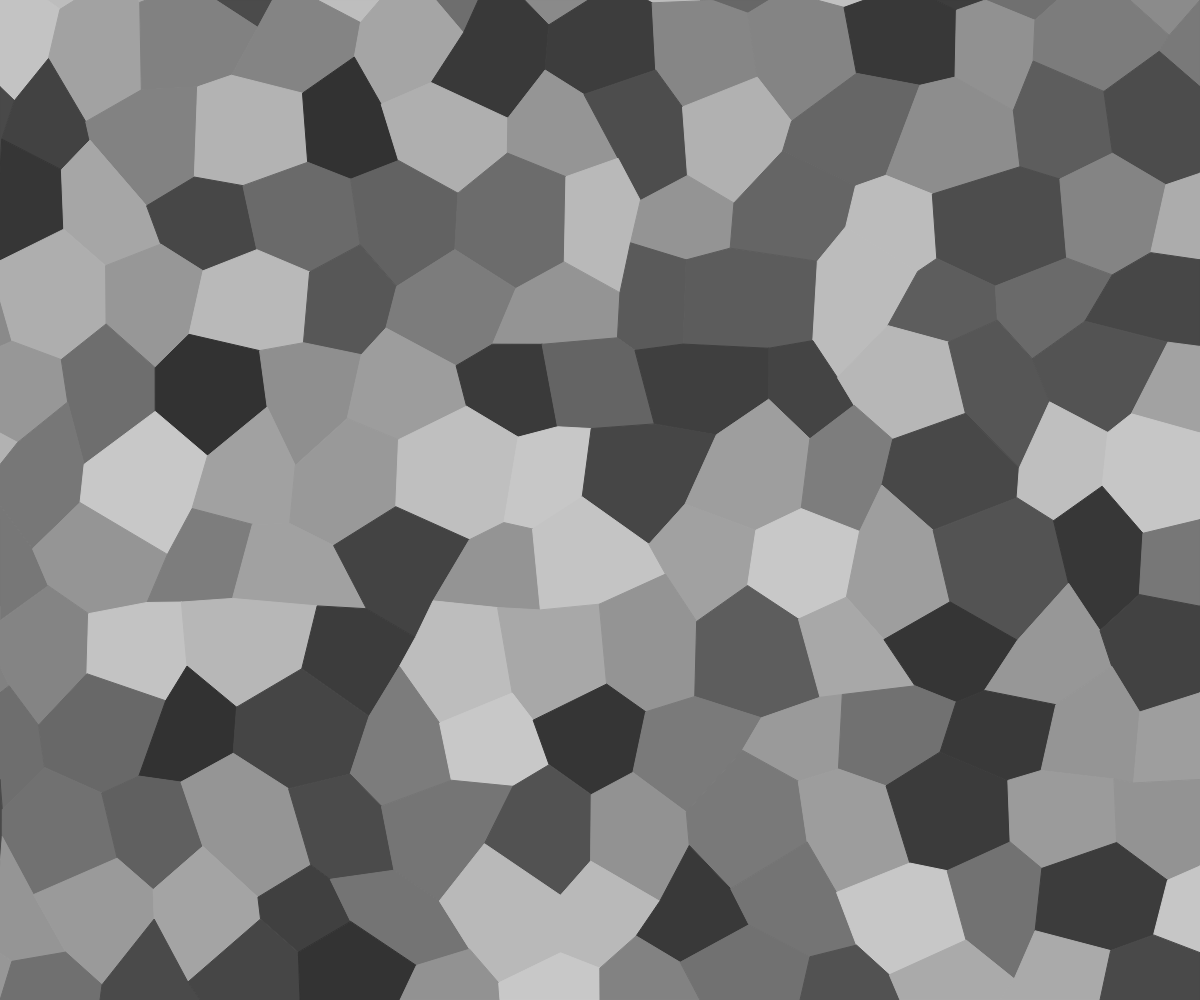
Frame 1 (no input)
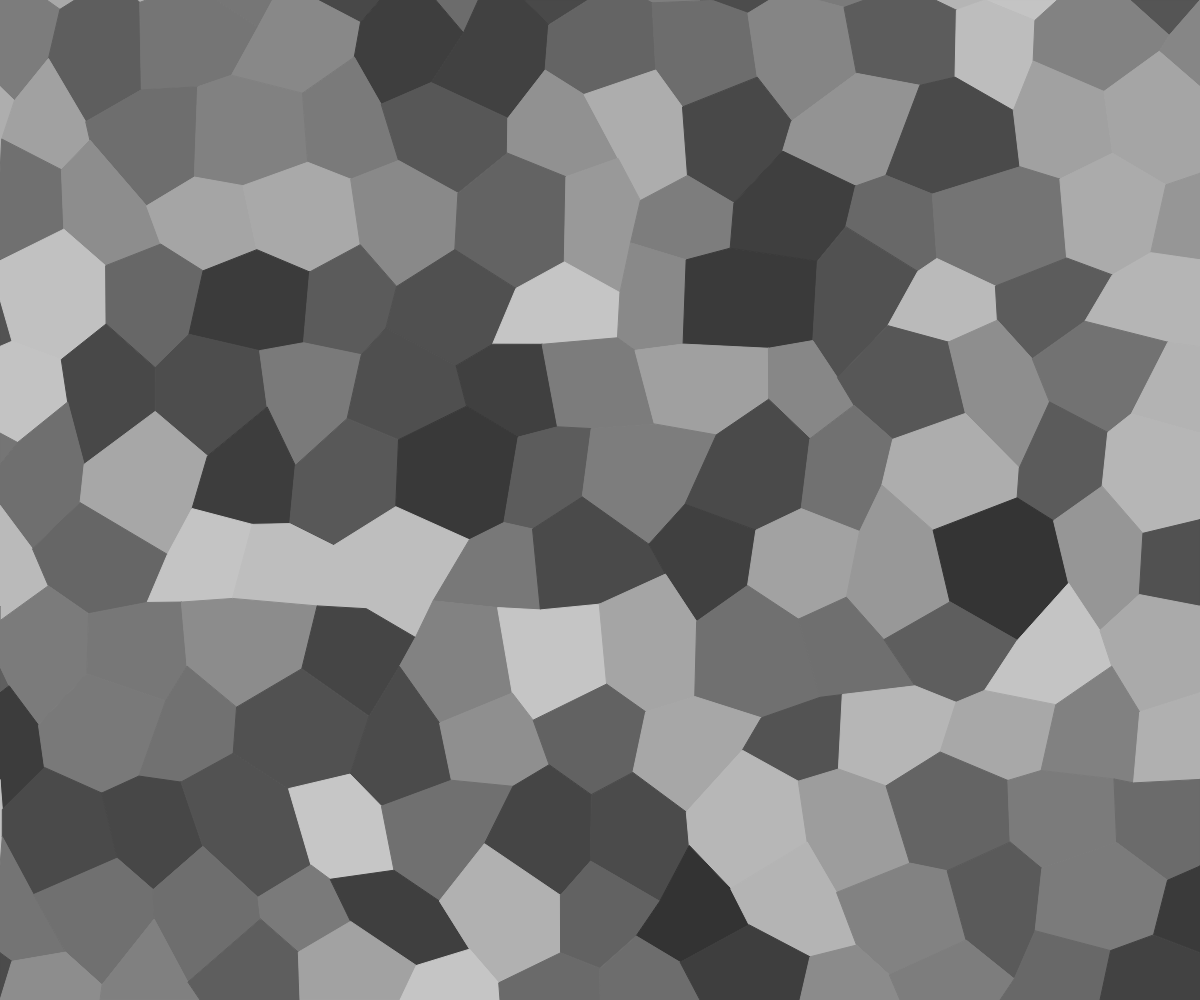
Frame 2 (the mouse pressed at the canvas centre, redrawn once)

The p5.js sketch that drew these frames (run headless with seeded random() and noise() and a simulated clock; the mouse was pressed at the canvas centre and the sketch redrawn once):

// p5.js sketch
// ── sketch.js
const TAU = 2 * Math.PI
const grid = []

const r = 50
const t = r
const R = (2 * r) / Math.sqrt(3)
const dy2 = 2*(R - r)
const dq=r/2.5
const u=Math.sqrt(R*R-r*r)

function setup() {
  const cnv = createCanvas(windowWidth, windowHeight)
  cnv.style("display", "block") // Hack to hide scrollbars https://github.com/processing/p5.js/wiki/Positioning-your-canvas#making-the-canvas-fill-the-window

  let row = []
  row.push([0, 0])
  row.push([0, 0])
  for (let x = 0; x < width; x += r) {
    row.push([x, 0])
  }
  row.push([width, 0])
  row.push([width, 0])
  grid.push(row)

  let dy = -dy2
  for (let y = 0; y < height; y += R+u) {
    let row = []
    row.push([0, y])
    row.push([0, y])
    for (let x = 0; x < width; x += 2 * r) {
      row.push([q(x), q(y + dy)])
      row.push([q(x + r), q(y + -dy)])
    }
    row.push([width, y])
    row.push([width, y])
    grid.push(row)
    dy *= -1
  }

  row = []
  row.push([0, height])
  row.push([0, height])
  for (let x = 0; x < width; x += r) {
    row.push([x, height])
  }
  row.push([width, height])
  row.push([width, height])
  grid.push(row)
}

function q(n){
  return n +random(-dq,dq)
}

function draw() {
  background(255)
  for (let y = 1; y < grid.length; y++) {
    for (let x = 2; x < grid[0].length; x+=2) {
      let c= color(random(50,200))
      fill(c)
      stroke(c)
      let xi = x - y%2
      beginShape()
      v(grid[y-1][xi+1])
      v(grid[y-1][xi])
      v(grid[y-1][xi-1])
      v(grid[y][xi-1])
      v(grid[y][xi])
      v(grid[y][xi+1])
      endShape(CLOSE)
    }
  }
  noLoop()
}

function v([x,y]){vertex(x,y)}
